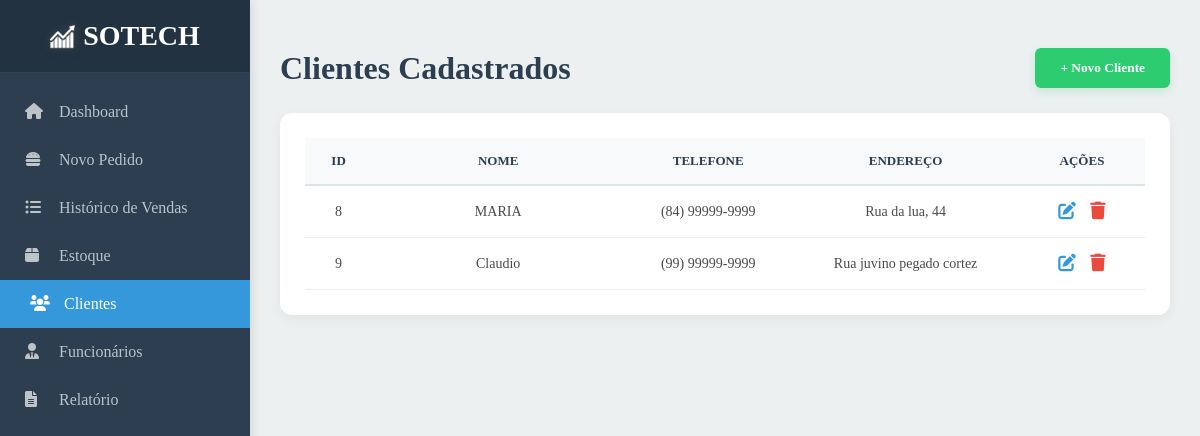
The app's page /clientes/ (signed in) with its own data.
### core/models.py (models this page shows, shortened)
class Cliente(models.Model):
    nome = models.CharField("Nome", max_length=50)
    endereco = models.CharField("Endereço", max_length=100, default="", blank=True)
    telefone = models.CharField("Telefone", max_length=16, default="")
    cadastro_completo = models.BooleanField("Cadastro completo", default=True)

### core/views.py (the view)
# urls.py: path('clientes/',clientes,name="clientes"),
@login_required
def clientes(request):
    form = ClienteForm(request.POST or None)
    clientes = Cliente.objects.filter(cadastro_completo=True)
    if form.is_valid():
        form.save()
        return redirect("clientes")
    context = {
        "form": form,
        "clients": clientes,
    }
    return render(request, "html/clientes.html", context)

### core/templates/html/clientes.html (shortened to what this page needs)
{% extends 'base.html' %}
{% load static %}
{% load widget_tweaks %}
{% block estilo %}
<link rel="stylesheet" href="{% static 'style/style_clientes.css' %}?{% now 'U' %}" />
{% endblock %}
{% block conteudo %}
<main class="main-content">
  <header class="main-header">
    <h1>Clientes Cadastrados</h1>
    <button class="btn-add" onclick="document.getElementById('modalCliente').style.display='block'">
      + Novo Cliente
    </button>
  </header>
  <div class="table-card">
    <table class="clients-table">
      <thead>
        <tr>
          <th>ID</th>
          <th>Nome</th>
          <th>Telefone</th>
          <th>Endereço</th>
          <th>Ações</th>
        </tr>
      </thead>
      <tbody>
        {% for client in clients %}
        <tr>
          <td>{{ client.id }}</td>
          <td>{{ client.nome }}</td>
          <td>{{ client.telefone }}</td>
          <td>{{ client.endereco }}</td>
          <td>
            <a class="btn-edit" href="{% url 'cliente_editar' client.id %}">
              <i class="fas fa-edit"></i>
            </a>
            <a class="btn-delete" href="{% url 'cliente_remover' client.id %}">
              <i class="fas fa-trash"></i>
            </a>
          </td>
        </tr>
        {% endfor %}
      </tbody>
    </table>
  </div>
</main>
{% endblock %}

### core/static/style/global.css (style rules this page uses)
:root { --primary: #2C3E50; --secondary: #3498DB; --success: #2ECC71; --warning: #F1C40F; --danger: #E74C3C; --bg: #ECF0F1; --white: #FFFFFF; --text: #2C3E50; --border: #DCE4E6; }

### core/static/style/style_clientes.css (style rules this page uses)
* { margin: 0; padding: 0; box-sizing: border-box; font-family: 'Rajdhani', Rajdhani-serif; }
body { display: flex; background-color: var(--bg); color: var(--text); min-height: 100vh; }
.main-content { flex: 1; padding: 30px; margin-left: 250px; width: calc(100% - 250px); }
.main-header { display: flex; justify-content: space-between; align-items: center; margin-bottom: 25px; }
.btn-add { background: var(--success); color: white; border: none; padding: 12px 25px; border-radius: 6px; cursor: pointer; font-weight: bold; transition: 0.3s; box-shadow: 0 4px 10px rgba(46, 204, 113, 0.2); }
.table-card { background: var(--white); padding: 25px; border-radius: 12px; box-shadow: 0 4px 12px rgba(0, 0, 0, 0.05); width: 100%; overflow-x: auto; }
.clients-table { width: 100%; border-collapse: collapse; table-layout: fixed; }
.clients-table th { padding: 15px; text-align: center; font-size: 13px; font-weight: bold; text-transform: uppercase; background: #F8F9FA; color: var(--primary); border-bottom: 2px solid var(--border); }
.clients-table td { padding: 15px; border-bottom: 1px solid #EEE; text-align: center; vertical-align: middle; word-wrap: break-word; font-size: 14px; color: #4A4A4A; }
.clients-table th:nth-child(1), .clients-table td:nth-child(1) { width: 8%; }
.clients-table th:nth-child(2), .clients-table td:nth-child(2) { width: 30%; }
.clients-table th:nth-child(3), .clients-table td:nth-child(3) { width: 20%; }
.clients-table th:nth-child(4), .clients-table td:nth-child(4) { width: 27%; }
.clients-table th:nth-child(5), .clients-table td:nth-child(5) { width: 15%; }
.btn-edit { color: var(--secondary); background: none; border: none; cursor: pointer; margin-right: 10px; font-size: 1.1rem; transition: 0.2s; }
.btn-delete { color: var(--danger); background: none; border: none; cursor: pointer; font-size: 1.1rem; transition: 0.2s; }
.btn-edit, .btn-delete { text-decoration: none; }

### records on screen
Cliente: id "8", nome "MARIA", telefone "(84) 99999-9999", endereco "Rua da lua, 44"
Cliente: id "9", nome "Claudio", telefone "(99) 99999-9999", endereco "Rua juvino pegado cortez"
